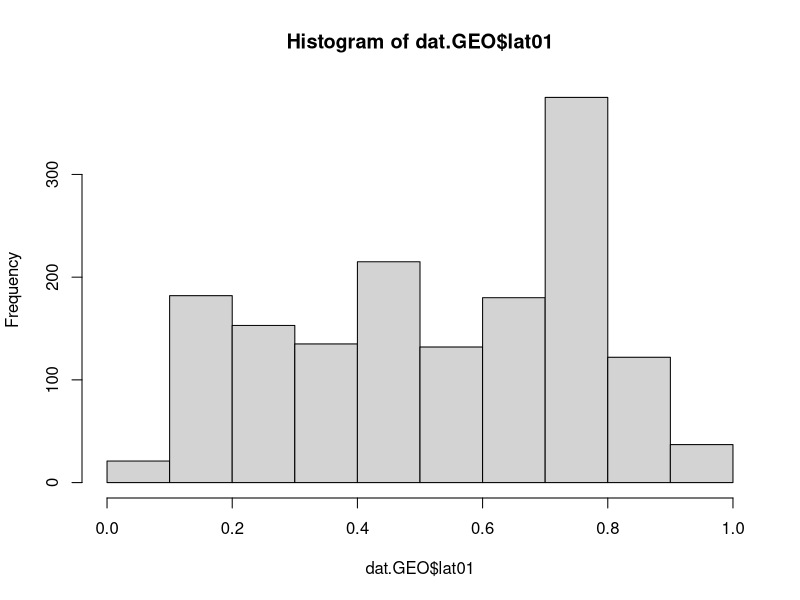
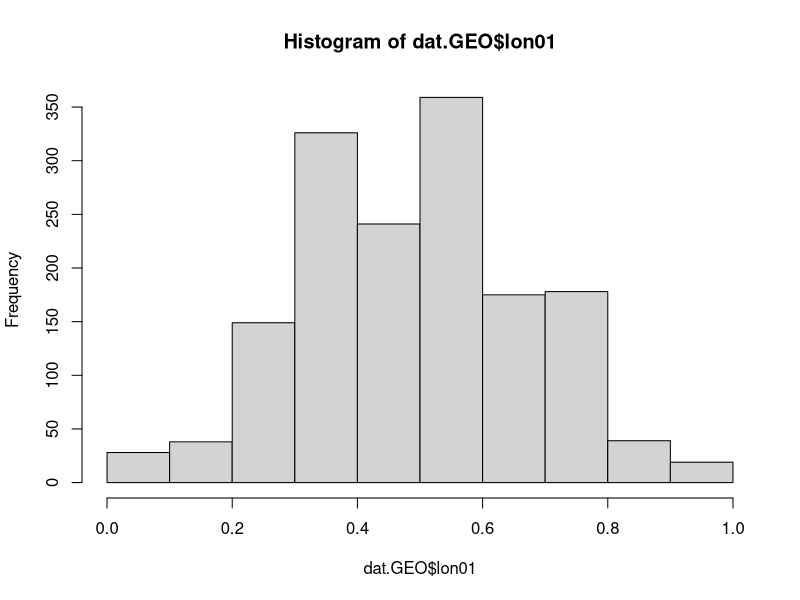
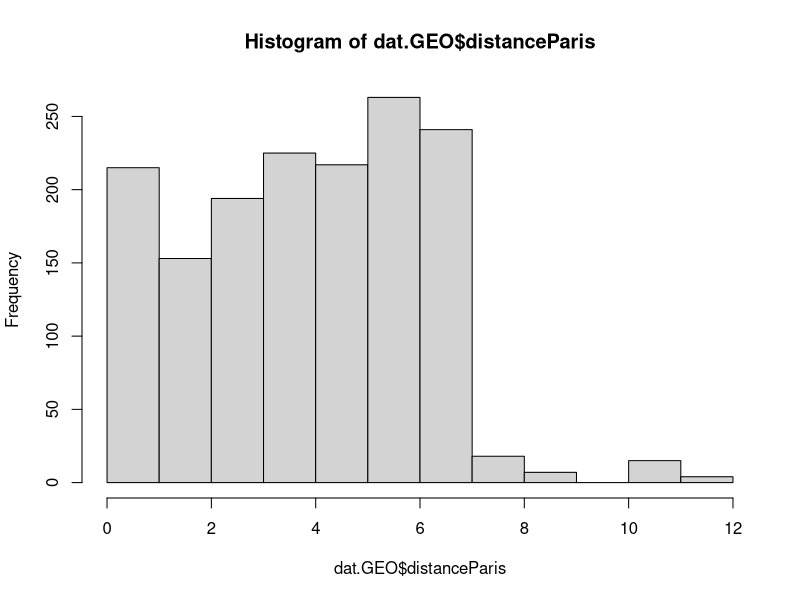

Reproduce these figures in R, in order.
dat.GEO <- read.csv("../data/GEO_brut_OLD.csv")

# Some values were erroneously entered, this script corrects them
ierrors <- which(as.numeric(substr(dat.GEO$latitude, 1, 2)) < 35)

# Correct the errors for Marseille
dat.GEO[ierrors, "latitude"] <- dat.GEO[ierrors, "latitude"] + 30

dat.GEO$lat01 <- (dat.GEO$latitude - min(dat.GEO$latitude)) / (max(dat.GEO$latitude) - min(dat.GEO$latitude))
hist(dat.GEO$lat01)
hist(dat.GEO$lon01)

# Recompute distance to Paris
# Paris = Paris 04
iParis <- which(dat.GEO$codgeo == "75104")
lat.Paris <- dat.GEO[iParis, "latitude"]
lon.Paris <- dat.GEO[iParis, "longitude"]

dat.GEO$distanceParis <- sqrt((dat.GEO$latitude - lat.Paris)^2 + (dat.GEO$longitude - lon.Paris)^2)
hist(dat.GEO$distanceParis)

# Remove the erroneous verions
dat.GEO <- dat.GEO[, which(names(dat.GEO) != "distParis")]

# Export the corrected dataset
write.csv(x = dat.GEO, file = "../data/GEO_brut.csv", row.names = FALSE)

